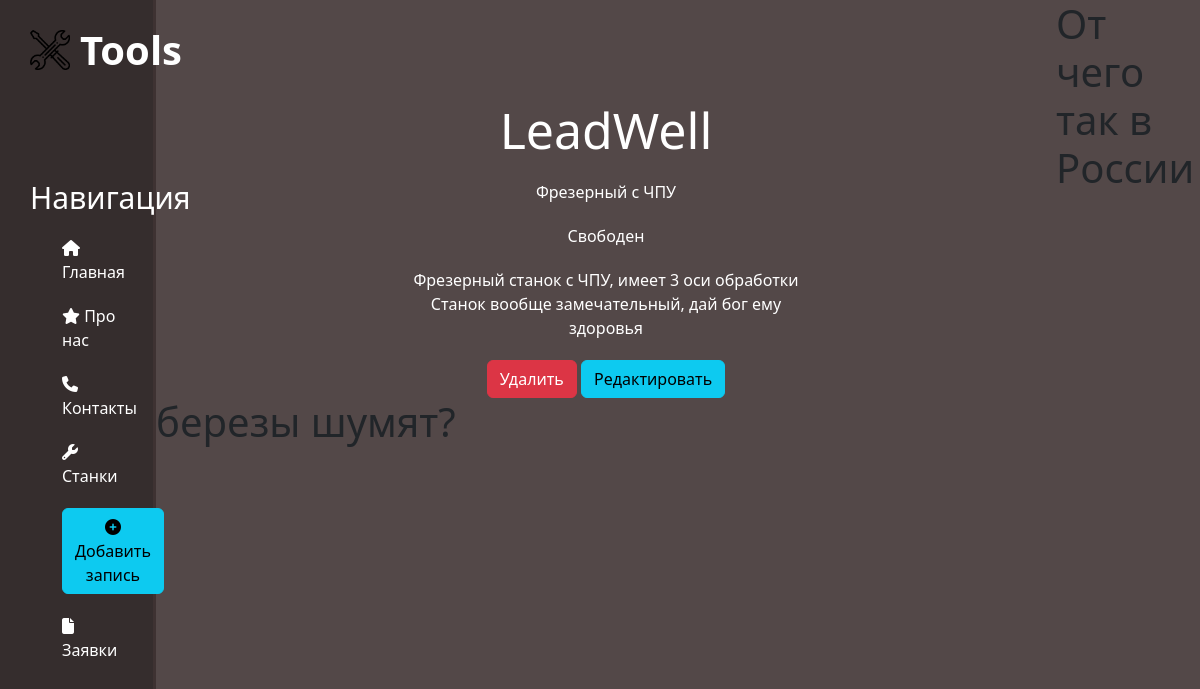
The page /machines/1 on the database its author committed.
### machines/models.py (models this page shows, shortened)
class Machine(models.Model):
    m_name = models.CharField('Название станка', max_length=40)
    machine_type = models.CharField('Тип станка', max_length=100)
    status = models.CharField('Статус', max_length=20)
    full_text = models.TextField('Описание')
    class Meta:    #Этот класс существуюет для переименования модели в админке
        verbose_name = 'Станок'
        verbose_name_plural = 'Станки'

### machines/views.py (the view)
# urls.py: path('<int:pk>', views.MachineDetailView.as_view(), name='machine-detail'),
class MachineDetailView(DetailView):
    model = Machine
    template_name = 'machines/machine_detail.html'
    context_object_name = 'machine'

### machines/templates/machines/machine_detail.html (shortened to what this page needs)
{% extends 'main/layout.html' %}
{% block content %}
    <div class="features">
        <h1>{{ machine.m_name }}</h1>
        <p>{{ machine.machine_type }}</p>
        <p>{{ machine.status }}</p>
        <p>{{ machine.full_text }}</p>
        <a href="{% url 'machine-delete' machine.id %}" class="btn btn-danger">Удалить</a>
        <a href="{% url 'machine-update' machine.id %}" class="btn btn-info">Редактировать</a>
    </div>
{% include 'main/test.html' %}
{% endblock %}

### main/static/main/css/main.css (style rules this page uses)
body { background: #534848; }
main .features { float: left; color: #FFF; margin-top: 100px; text-align: center; width: 75%; }
main .features h1 { font-size: 50px; }
main .features p { max-width: 400px; margin: 20px auto }

### orders/static/orders/css/style_2.css (style rules this page uses)
a, u { text-decoration: none; }

### rows shown on the page
Machine: m_name "LeadWell", machine_type "Фрезерный с ЧПУ", status "Свободен", full_text "Фрезерный станок с ЧПУ, имеет 3 оси обработки Станок вообще замечательный, дай бог ему здоровья"
